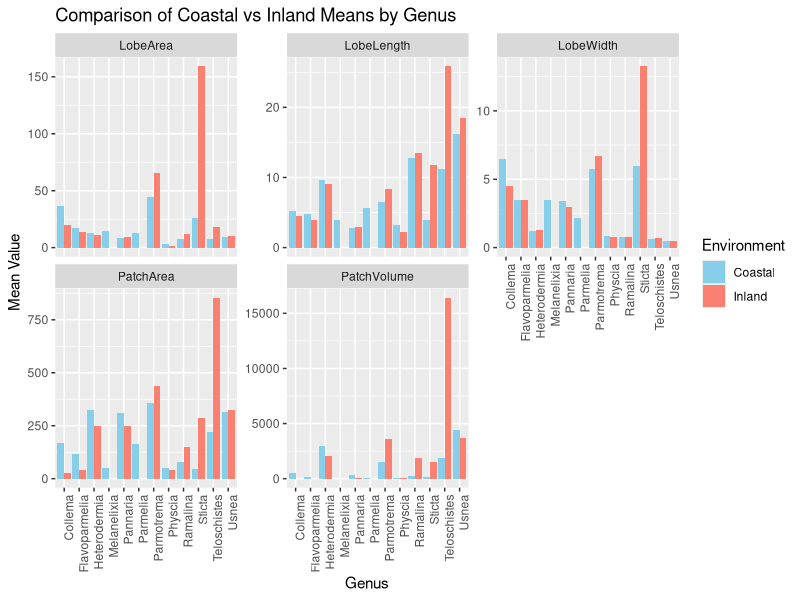
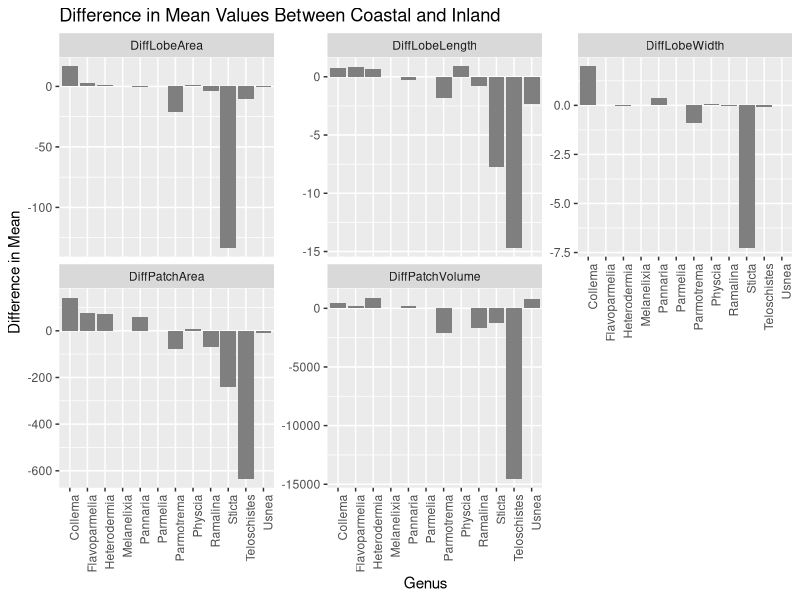

The R source for these figures, in order:
library(ggplot2)
library(tidyverse)
library(dplyr) 
library(tidyr)

#read in data
data <- read.csv("cleandata/CleanSummitLoopSBM_noCrustose.csv")

##subset data by coastal/inland
coastaldata <- data %>%
  filter(CoastalInland == "C") #subset for coastal

inlanddata <- data %>% 
  filter(CoastalInland == "I") #subset for inland

##compare by species by transect (C/I)
#summarize coastal data by genus 
coastal_genus <- coastaldata %>%
  group_by(Genus) %>%
  summarize(
    Count = n(),  # Count the number of occurrences of each species
    MeanLobeLengthC = mean(LobeLength, na.rm = TRUE),  # Mean LobeLength
    MeanLobeWidthC = mean(LobeWidth, na.rm = TRUE),    # Mean LobeWidth
    MeanLobeAreaC = mean(LobeArea, na.rm = TRUE),      # Mean LobeArea
    MeanPatchAreaC = mean(PatchArea, na.rm = TRUE),    # Mean PatchArea
    MeanPatchVolumeC = mean(PatchVolume, na.rm = TRUE) # Mean PatchVolume
  )

#summarize inland data by genus 
inland_genus <- inlanddata %>% 
  group_by(Genus) %>%
  summarize(
    Count = n(),  # Count the number of occurrences of each species
    MeanLobeLengthI = mean(LobeLength, na.rm = TRUE),  # Mean LobeLength
    MeanLobeWidthI = mean(LobeWidth, na.rm = TRUE),    # Mean LobeWidth
    MeanLobeAreaI = mean(LobeArea, na.rm = TRUE),      # Mean LobeArea
    MeanPatchAreaI = mean(PatchArea, na.rm = TRUE),    # Mean PatchArea
    MeanPatchVolumeI = mean(PatchVolume, na.rm = TRUE) # Mean PatchVolume
  )

#join and compare by genus 
comparison <- coastal_genus %>%
  left_join(inland_genus, by = "Genus") %>%
  # Optionally, you can calculate the differences between the means for coastal and inland
  mutate(
    DiffLobeLength = MeanLobeLengthC - MeanLobeLengthI,
    DiffLobeWidth = MeanLobeWidthC - MeanLobeWidthI,
    DiffLobeArea = MeanLobeAreaC - MeanLobeAreaI,
    DiffPatchArea = MeanPatchAreaC - MeanPatchAreaI,
    DiffPatchVolume = MeanPatchVolumeC - MeanPatchVolumeI
  )




# Reshape the data for plotting: Gather coastal and inland data into long format
comparison_long <- comparison %>%
  gather(key = "Environment", value = "Mean", 
         MeanLobeLengthC, MeanLobeLengthI, 
         MeanLobeWidthC, MeanLobeWidthI,
         MeanLobeAreaC, MeanLobeAreaI,
         MeanPatchAreaC, MeanPatchAreaI,
         MeanPatchVolumeC, MeanPatchVolumeI) %>%
  mutate(
    Metric = case_when(
      grepl("LobeLength", Environment) ~ "LobeLength",
      grepl("LobeWidth", Environment) ~ "LobeWidth",
      grepl("LobeArea", Environment) ~ "LobeArea",
      grepl("PatchArea", Environment) ~ "PatchArea",
      grepl("PatchVolume", Environment) ~ "PatchVolume"
    ),
    Environment = case_when(
      grepl("C", Environment) ~ "Coastal",
      grepl("I", Environment) ~ "Inland"
    )
  )
# Plot: Bar plot comparing means for coastal and inland by genus and metric
ggplot(comparison_long, aes(x = Genus, y = Mean, fill = Environment, group = Environment)) +
  geom_bar(stat = "identity", position = "dodge") +
  facet_wrap(~ Metric, scales = "free_y") +  # Separate plots for each metric (LobeLength, LobeWidth, etc.)
  theme(axis.text.x = element_text(angle = 90, hjust = 1)) +
  labs(
    title = "Comparison of Coastal vs Inland Means by Genus",
    x = "Genus",
    y = "Mean Value",
    fill = "Environment"
  ) +
  scale_fill_manual(values = c("Coastal" = "skyblue", "Inland" = "salmon"))

# Plot: Difference in Means for each metric
comparison_long_diff <- comparison %>%
  gather(key = "Environment", value = "Mean", 
         DiffLobeLength, DiffLobeWidth, DiffLobeArea, 
         DiffPatchArea, DiffPatchVolume)

ggplot(comparison_long_diff, aes(x = Genus, y = Mean, fill = Environment)) +
  geom_bar(stat = "identity", position = "dodge") +
  facet_wrap(~ Environment, scales = "free_y") +  # Plot the difference for each environment (Coastal vs Inland)
  theme(axis.text.x = element_text(angle = 90, hjust = 1)) +
  labs(
    title = "Difference in Mean Values Between Coastal and Inland",
    x = "Genus",
    y = "Difference in Mean",
    fill = "Environment"
  ) +
  scale_fill_manual(values = c("Coastal" = "skyblue", "Inland" = "salmon"))
